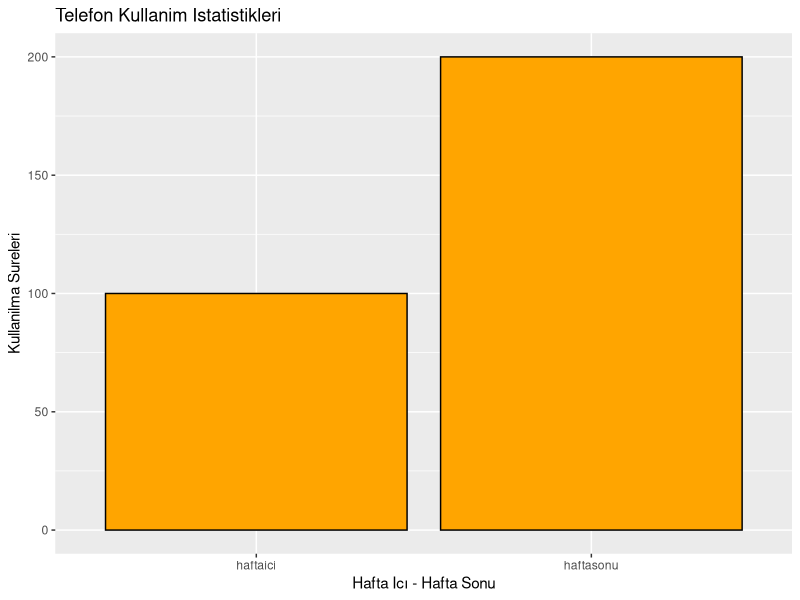
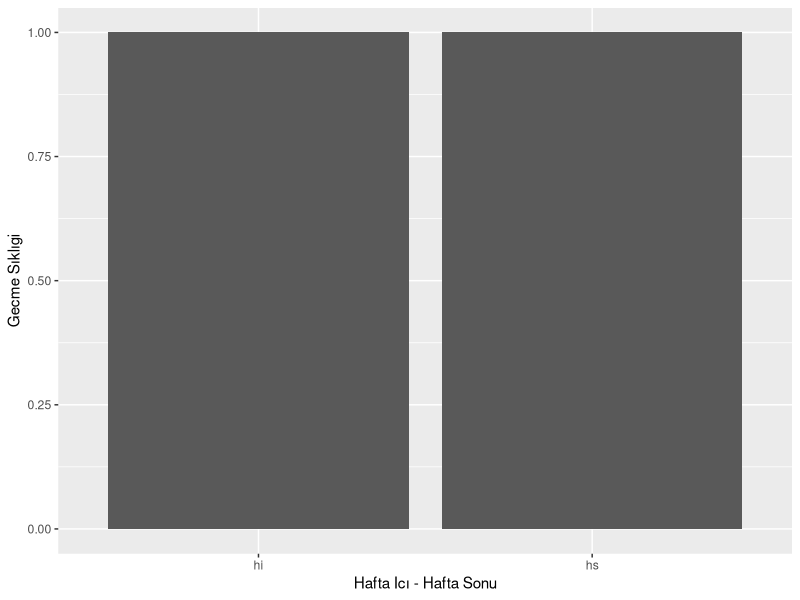
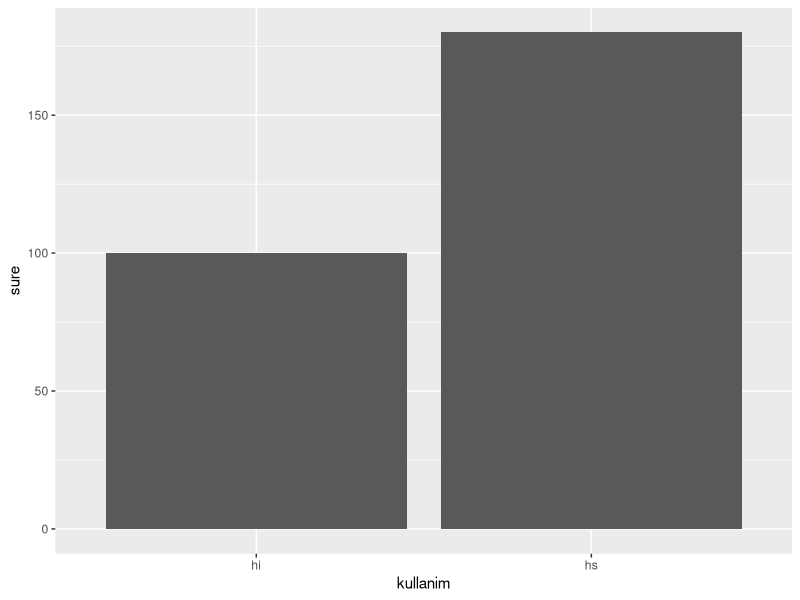
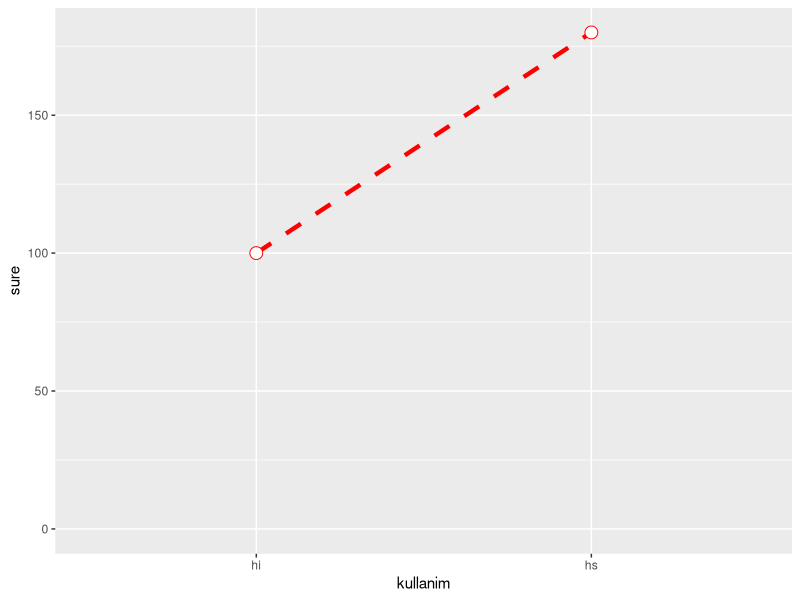
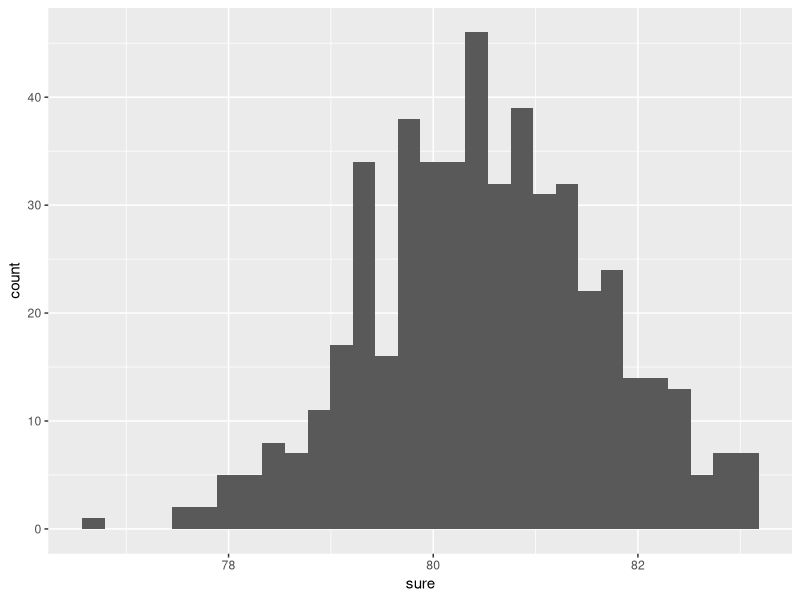
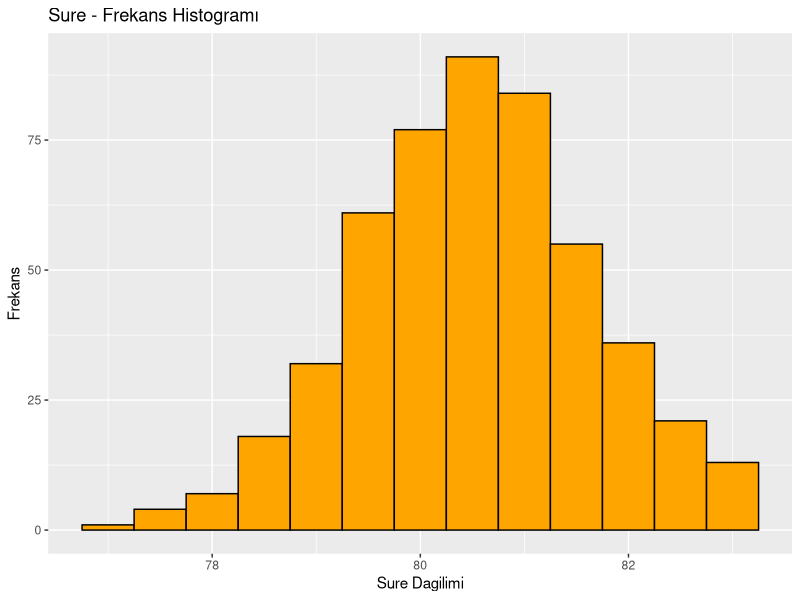
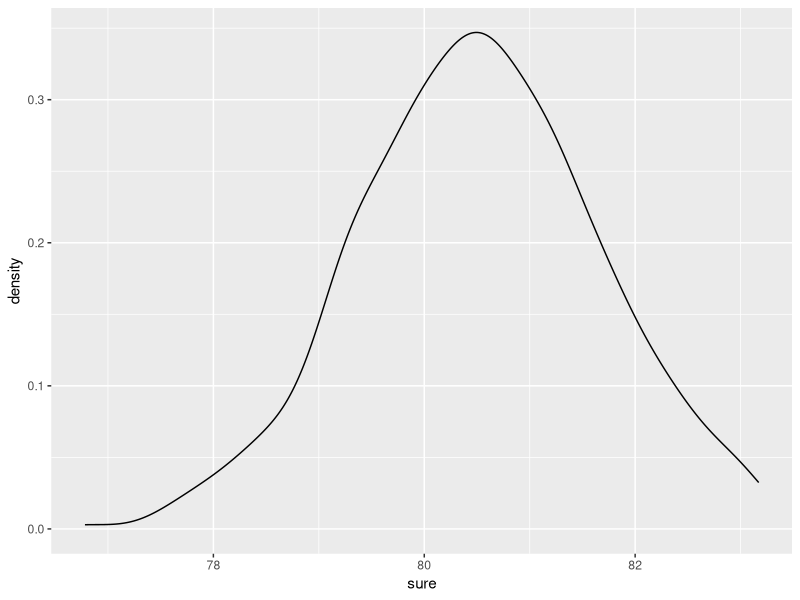
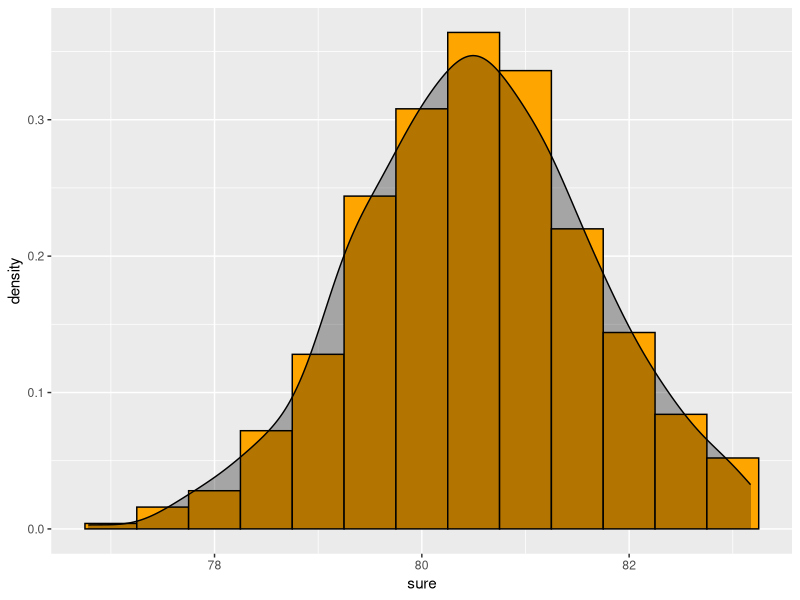

Reproduce these figures in R, in order.
## ---- chunk 1

library(tibble)
library(dplyr)
library(ggplot2)

df <- tibble(
  kullanim = factor(c("haftaici","haftasonu"), levels = c("haftaici","haftasonu")),
  sure = c(100,200)
)


ggplot(data = df, aes(x = kullanim, y = sure, fill = kullanim)) + 
  geom_bar(colour = "black", fill = "orange", stat = "identity") +
  guides(fill = FALSE) + 
  xlab("Hafta Icı - Hafta Sonu") + ylab("Kullanilma Sureleri") + 
  ggtitle("Telefon Kullanim Istatistikleri")


# ggplot icerisine ilk arguman olarak veriyi giriyoruz. Sonra aes icinde verinin estetik ozelliklerini betimlemeye basliyoruz. x ve y eksenlerine degiskenlerimizi veriyoruz. fill argumani ile kullanım degerlerine gore icleri dolduruldu. Daha sonra hangi grafik turunu istiyorsak onu belirtiyoruz ve istersek bicimlendirmesini yapiyoruz. Ve sonrasinda ise x ve y eksenlerine neyi ifade ettigi ile alakalı isimlendirmeleri ve en sonda ise grafige genel bir baslik eklemesi yaptik. 

## ---- chunk 2

library(tibble)
library(dplyr)
library(ggplot2)

## ---- chunk 3

# 1.
df <- tibble(
  kullanim = c(rep("hi",20), rep("hs",10))
)


# 2.
df <- tibble(
  kullanim = factor(c("hi","hs"), levels = c("hi","hs")),
  sure = c(100,180)
)

## ---- chunk 4

# 1.gecme sikligina(frekans) gore gorsellestirme

ggplot(df, aes(kullanim)) + 
  geom_bar() +
  xlab("Hafta Icı - Hafta Sonu") + ylab("Gecme Sıklıgi")


# 2.kullanim suresine gore gorsellestirme

ggplot(df, aes( x = kullanim, y = sure)) + 
  geom_bar(stat = "identity")


## ---- chunk 5

df <- tibble(
  kullanim = factor(c("hi","hs"), levels = c("hi","hs")),
  sure = c(100,180)
)


ggplot(df, aes(x = kullanim, y = sure, group = 1)) +
  geom_line(colour = "red", linetype = "dashed", size = 1.5) + 
  geom_point(colour = "red", size = 4, shape = 21, fill = "white") +
  expand_limits(y = 0)

# expand_limits argumani y ekseni degerinin baslangic noktasini 0 yapmaktadir.

## ---- chunk 6

df <- tibble(
  cinsiyet = factor(rep(c("E","K"), each = 250)),
  sure = c(rnorm(250, mean = 80), rnorm(250, mean = 81))
)                                                                           

## ---- chunk 7

ggplot(df, aes(sure)) + 
  geom_histogram()


ggplot(df, aes(sure)) + 
  geom_histogram(binwidth = .5, colour = "black", fill = "orange") +
  xlab("Sure Dagilimi") + ylab("Frekans") +
  ggtitle("Sure - Frekans Histogramı")

# binwidth argumani gruplama araligini ifade etmektedir.


# Yogunluk fonksiyonu geom_density (vermis oldugumuz surekli degiskenin dagilimini 0-1 arasina donusturulmus hali)

ggplot(df, aes(sure)) + 
  geom_density()


# Histogram dagilimi ve yogunluk egrisinin birlikte kullanimi - y ekseni degerlerini yogunluk egrisi degelerine gore belirttik.

ggplot(df, aes(sure)) + 
  geom_histogram(aes(y = ..density..), binwidth = .5, colour = "black", 
  fill = "orange") +
  geom_density(alpha = .3, fill = "black")

## ---- chunk 8

# sure degiskenine cinsiyet boyutunu eklemis oluyoruz.

ggplot(df, aes(sure, fill = cinsiyet)) + 
  geom_histogram(binwidth = .5, alpha = .5, position = "identity")


ggplot(df, aes(sure, fill = cinsiyet)) + 
  geom_density()
 
## ---- chunk 9

# Histogram grafigini bir kirilim belirterek iki ayrı gorsel olarak bolerek gostermek 

ggplot(df, aes(sure)) + 
  geom_histogram(binwidth = .5, colour = "black", fill = "orange") +
  facet_grid(cinsiyet ~ .) + 
   xlab("Kullanim Suresi") + ylab("Frekans")

## ---- chunk 10

# Bilimsel karsiligi olan istatistiksel bir veri gorsellestirme teknigidir.Boxplot() surekkli degiskenin dagilimini ifade eden, ceyreklik mantigiyla calisan aynı zaman da  aykiri gozlemleri gormeyide saglayan oldukca etkili bir gorsellestirme yontemidir.


ggplot(df, aes(x = cinsiyet, y = sure, fill = cinsiyet)) + 
  geom_boxplot() + 
  guides(fill = FALSE)


# guides() = FALSE ile grafik kenarinda cikan kirilim renklerini kutu ile gösteren bolumu kaldiriyoruz.

# Ihtiyac duyulmasi halinde boxplot grafigi coord_flip() fonksiyonu ile yan olarak cevrilebilir.

## ---- chunk 11

ggplot(df, aes(sure)) +
  geom_area(stat = "bin")

## ---- chunk 12

ggplot(df, aes(sure)) +
  geom_freqpoly()

## ---- chunk 13

ggplot(df, aes(sure)) +
  geom_dotplot()

## ---- chunk 14

# Iki tane surekli degiskenin birbirlerine gore durumlarini anlamaya yardimci olan gorsellestirme yontemidir.

df <- tibble(
  cinsiyet = factor(rep(c("E","K"), each = 500)),
  mobil = c(rnorm(500, mean = 80), rnorm(500, mean = 82)),
  web = c(rnorm(500, mean = 82), rnorm(500, mean = 81))
)


ggplot(df, aes(mobil,web)) + 
  geom_point()

ggplot(df, aes(mobil, web)) +
  geom_point() +
  geom_smooth(method = lm)

ggplot(df, aes(mobil, web)) +
  geom_point() +
  geom_smooth(method = lm, se = FALSE)

# se = FALSE ile lineer model cizgisi üzerinde ki güven araliklari kaldiriyoruz.


ggplot(df, aes(mobil, web)) +
  geom_point() +
  geom_smooth()

# method belirtmezsek isek otomatik olan egri seklinde iliski durumuna gore harektli bir yapi seklinde olabilir.


# cinsiyet kirilimina gore renklendirme
ggplot(df, aes(mobil, web, color = cinsiyet)) +
  geom_point()

## ---- chunk 15

df <- tibble(
  kullanim = factor(c("hi","hs"), levels = c("hi","hs")),
  sure = c(100,180)
)

ggplot(df, aes(kullanim, sure, fill = kullanim)) +
  geom_bar(colour = "black", fill = "orange", stat = "identity")

## ---- chunk 16

df <- tibble(
  cinsiyet = factor(rep(c("E","K"), each = 500)),
  sure = c(rnorm(500, mean = 80), rnorm(500, mean = 81))
)                                                                

ggplot(df, aes(x = cinsiyet, y = sure, fill = cinsiyet)) +
  geom_boxplot() +
  guides(fill = FALSE)

## ---- chunk 17

df <- tibble(
  cinsiyet = factor(rep(c("E","K"), each = 500)),
  sure = c(rnorm(500, mean = 80), rnorm(500, mean = 81))
)  


ggplot(df, aes(x = cinsiyet, y = sure, fill = cinsiyet)) +
  geom_dotplot(binaxis = "y", stackdir = "center")

## ---- chunk 18

df <- tibble(
  cinsiyet = factor(rep(c("E","K"), each = 500)),
  sure = c(rnorm(500, mean = 80), rnorm(500, mean = 81))
)

ggplot(df, aes(x = cinsiyet, y = sure, fill = cinsiyet)) +
  geom_violin(scale = "area")

## ---- chunk 19

df <- tibble(
  kullanim = factor(c("hi","hs","hi","hs"), levels = c("hi","hs")),
  sure = c(100,180,90,200),
  cinsiyet = factor(c("E","E","K","K"))
)


ggplot(df, aes(kullanim, cinsiyet)) + geom_count()

## ---- chunk 20


df <- tibble(
  cinsiyet = factor(rep(c("E","K"), each = 600)),
  mobil = c(rnorm(600, mean = 80), rnorm(600, mean = 82)),
  web = c(rnorm(600, mean = 82), rnorm(600, mean = 81)),
  meslek = factor(rep(c("A","B","C"), each = 400))
  
)

t <- ggplot(df, aes(web, mobil)) + geom_point()

t + facet_grid(. ~ cinsiyet)  # sutunlara bolmek

t + facet_grid(cinsiyet ~ .)  # satirlara bolmek

t + facet_grid(meslek ~ cinsiyet)

## ---- chunk 21

head(economics)  # surekli degiskenlerden ve zamandan olusan bir veri seti
df <- economics


# zaman serisi gorsellestirmesi yaparken x eksenine zaman degiskeni yazilmasi gerekmektedir.

ggplot(df, aes(date, pop)) + 
  geom_line()


# Veri seti icersinden alt kume olusturarak yani belli bir zaman deger baslangicindan sonrasini gorsellestirmek(kirpma islemi) istersek;

s <- df %>% filter(date > as.Date("2010-1-1"))

ggplot(s, aes(date, pop)) + 
  geom_line()


# Degisken degisiklerini direk olarak ggplot icerisinde yapabiliriz. Ornegin issizlik / populasyon yaparak tarihlere gore gorsellestirdigimizde cizgi grafik boyutu yillara gore degisiklik gosterecektir.

ggplot(df, aes(date, pop)) + 
  geom_line(aes(size = unemploy/pop))

## ---- chunk 22
library(tidyr)

df <- economics %>%
  select(date, psavert, uempmed) %>%
  gather(key = "variable", value = "value", -date)


# zaman serisini coklayip farkli kirilimlarda ayni grafik zuerinde gostermek isteyelim:

ggplot(df, aes(date, value)) + 
  geom_line(aes(color = variable), size = 1)

## ---- chunk 23

# Alan Grafigi

ggplot(df, aes(date, value)) + 
  geom_area(aes(color = variable, fill = variable),
            alpha = 0.5, position = position_dodge(0.8)
       )

## ---- chunk 24

library(tibble)
library(dplyr)
library(ggplot2)
library(tidyr)

# veri seti
df <- diamonds

summary(df)
str(df)


# price degiskenini gorsellestirme

ggplot(df, aes(price)) + 
  geom_histogram()


# price degiskenin bazi kategorik degiskenler bazinda kirilimi (cut,color ve clarity üzerinde kirilim)

df %>% group_by(cut) %>%
  summarise(n = n(), ortalama = mean(price))

df %>% group_by(color) %>%
  summarise(adet = n(), ortalama = mean(price))

df %>% group_by(clarity) %>%
  summarise(adet = n(), ortalama = mean(price))


# Kesikli olarak color degiskenini gorsellestirme (renk degiskenine denk gelen ortalama fiyat)

k <- df %>% group_by(color) %>%
  summarise(adet = n(), ortalama = mean(price))

ggplot(k, aes(color, ortalama)) +
  geom_bar(stat = "identity", color = "black", fill = "orange")


# Histogrami olusturdugunu varsaydigimiz yapiyi nasıl ortaya cikaririz ?

ggplot(df, aes(price, fill = color)) +
  geom_density()

